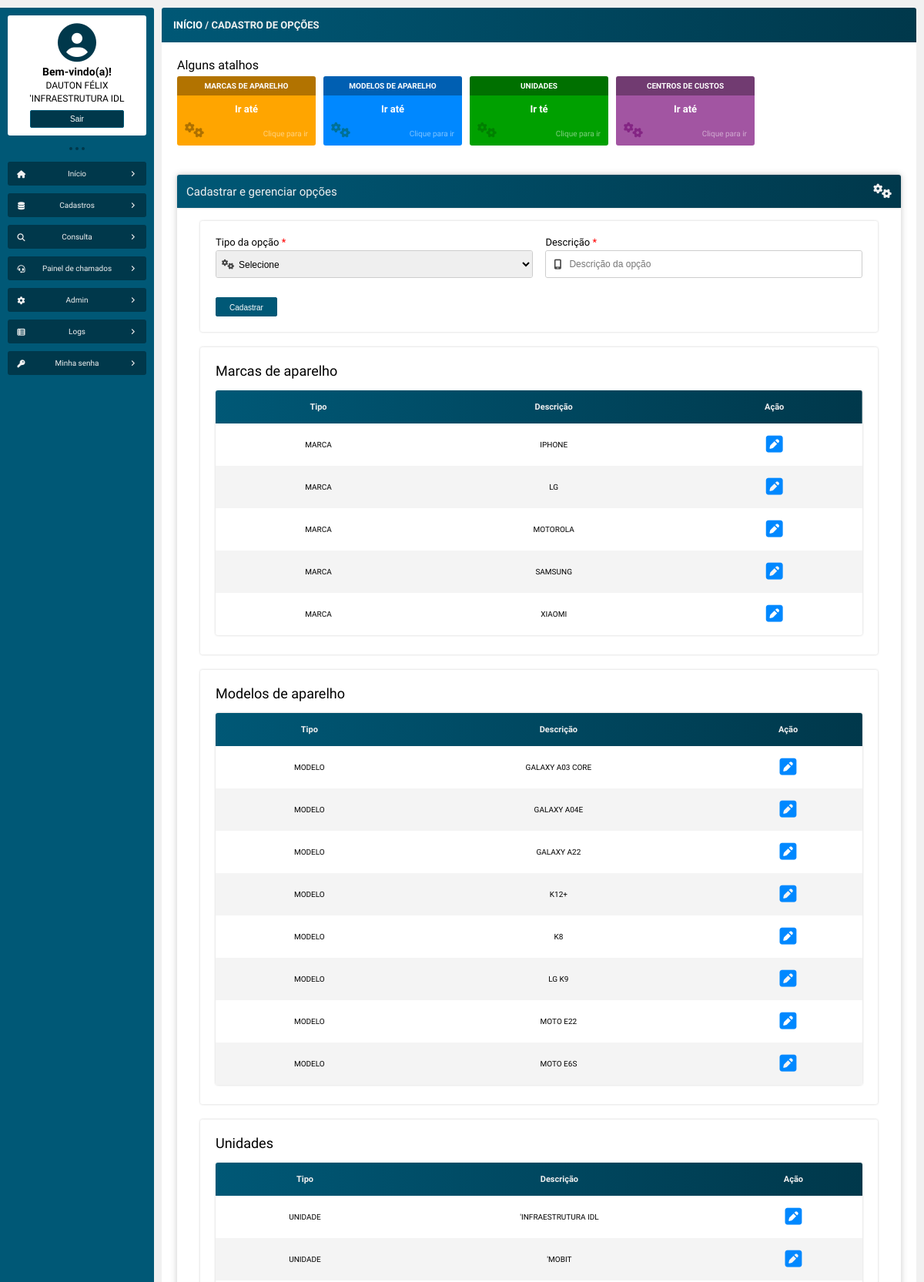
Page /cadastrar_opcoes.php (signed in, upper part) on the committed database.
### tables this page shows
CREATE TABLE `tb_cadastros_opcoes` (
  `id` int NOT NULL AUTO_INCREMENT,
  `tipo` varchar(100) DEFAULT NULL,
  `descricao` varchar(256) DEFAULT NULL,
  PRIMARY KEY (`id`)
);

### src/model/Opcoes.php (called while the page is built, shortened)
<?php
class Opcoes
{
    private PDO $pdo;
    public function __construct(PDO $pdo)
    {
        $this->pdo = $pdo;
    }
    public function listaOpcoes(string $tipo) : array
    {
        $sql = "SELECT * FROM tb_cadastros_opcoes WHERE tipo = ? ORDER BY descricao";
        $stmt = $this->pdo->prepare($sql);
        $stmt->bindValue(1, $tipo, PDO::PARAM_STR);
        $stmt->execute();
        $resultado = $stmt->fetchAll(PDO::FETCH_ASSOC);
        return $resultado;
    }
}

### cadastrar_opcoes.php (the view, shortened to what this page needs)
<?php
require_once "src/config/conexao_bd.php";
$marca = new Opcoes($pdo);
$listaMarcas = $marca->listaOpcoes('MARCA');
$modelo = new Opcoes($pdo);
$listaModelos = $modelo->listaOpcoes('MODELO');
$unidade = new Opcoes($pdo);
$listaUnidade = $unidade->listaOpcoes('UNIDADE');
?>
<!DOCTYPE html>
<html>
<head>
    <?php
    require_once "src/views/layout/head.php";
    ?>
</head>
<body>
    <main class="corpo">
        <?php
        require_once "src/views/layout/menu_lateral.php";
        ?>
        <section class="principal">
            <article class="conteudo">
                <header class="conteudo-cabecalho">
                    <h3><a href="inicio.php">INÍCIO</a> / CADASTRO DE OPÇÕES</h3>
                </header>
                <section class="conteudo-center">
                    <div class="conteudo-center-box-01">
                        <h1>Alguns atalhos</h1>
                        <a href="#marcas">
                            <div>
                                <div id="box-infos-amarela">
                                    <span>
                                        <h4>MARCAS DE APARELHO</h4>
                                    </span>
                                    <h3>Ir até</h3>
                                    <i class="fa-solid fa-gears"></i>
                                    <p class="texto-filtro">Clique para ir</p>
                                </div>
                            </div>
                        </a>
                        <a href="#modelos">
                            <div>
                                <div id="box-infos-azul">
                                    <span>
                                        <h4>MODELOS DE APARELHO</h4>
                                    </span>
                                    <h3>Ir até</h3>
                                    <i class="fa-solid fa-gears"></i>
                                    <p class="texto-filtro">Clique para ir</p>
                                </div>
                            </div>
                        </a>
                        <a href="#unidades">
                            <div>
                                <div id="box-infos-verde">
                                    <span>
                                        <h4>UNIDADES</h4>
                                    </span>
                                    <h3>Ir té</h3>
                                    <i class="fa-solid fa-gears"></i>
                                    <p class="texto-filtro">Clique para ir</p>
                                </div>
                            </div>
                        </a>
                        <a href="#centros_de_custos">
                            <div>
                                <div id="box-infos-roxa">
                                    <span>
                                        <h4>CENTROS DE CUSTOS</h4>
                                    </span>
                                    <h3>Ir até</h3>
                                    <i class="fa-solid fa-gears"></i>
                                    <p class="texto-filtro">Clique para ir</p>
                                </div>
                            </div>
                        </a>
                    </div>
                    <form method="post" action="">
                        <header id="form-cabecalho">
                            <h1>Cadastrar e gerenciar opções</h1>
                            <i class="fa-solid fa-gears"></i>
                        </header>
                        <section style="display: flex;">
                            <label for="tipo">Tipo da opção<span style="color: red;"> *</span>
                                <div>
                                    <i class="fa-solid fa-gears"></i>
                                    <select id="tipo" name="tipo">
                                        <option value="">Selecione</option>
                                    </select>
                                </div>
                            </label>
                            <label for="descricao">Descrição<span style="color: red;"> *</span>
                                <div>
                                    <i class="fa-solid fa-mobile-screen"></i>
                                    <input type="text" id="descricao" id="descricao" name="descricao" placeholder="Descrição da opção">
                                </div>
                            </label>
                            <div>
                                <button type="submit">Cadastrar</button>
                            </div>
                        </section>
                        <section style="display: flex;" id="marcas">
                            <h2>Marcas de aparelho</h2>
                            <table>
                                <thead>
                                    <tr>
                                        <td>Tipo</td>
                                        <td>Descrição</td>
                                        <td>Ação</td>
                                    </tr>
                                </thead>
                                <tbody>
                                    <?php foreach ($listaMarcas as $marca) : ?>
                                        <tr>
                                            <td><?= htmlentities($marca['tipo']) ?></td>
                                            <td><?= htmlentities($marca['descricao']) ?></td>
                                            <td id="status">
                                                <a href="editar_opcao.php?id=<?= $marca['id'] ?>"><i class="fa-solid fa-square-pen"></i></a>
                                            </td>
                                        </tr>
                                    <?php endforeach ?>
                                </tbody>
                            </table>
                        </section>
                        <section style="display: flex;" id="modelos">
                            <h2 >Modelos de aparelho</h2>
                            <table>
                                <thead>
                                    <tr>
                                        <td>Tipo</td>
                                        <td>Descrição</td>
                                        <td>Ação</td>
                                    </tr>
                                </thead>
                                <tbody>
                                    <?php foreach ($listaModelos as $modelo) : ?>
                                        <tr>
                                            <td><?= htmlentities($modelo['tipo']) ?></td>
                                            <td><?= htmlentities($modelo['descricao']) ?></td>
                                            <td id="status">
                                                <a href="editar_opcao.php?id=<?= $modelo['id'] ?>"><i class="fa-solid fa-square-pen"></i></a>
                                            </td>
                                        </tr>
                                    <?php endforeach ?>
                                </tbody>
                            </table>
                        </section>
                        <section style="display: flex;" id="unidades">
                            <h2>Unidades</h2>
                            <table>
                                <thead>
                                    <tr>
                                        <td>Tipo</td>
                                        <td>Descrição</td>
                                        <td>Ação</td>
                                    </tr>
                                </thead>
                                <tbody>
                                    <?php foreach ($listaUnidade as $unidade) : ?>
                                        <tr>
                                            <td><?= htmlentities($unidade['tipo']) ?></td>
                                            <td><?= htmlentities($unidade['descricao']) ?></td>
                                            <td id="status">
                                                <a href="editar_opcao.php?id=<?= $unidade['id'] ?>"><i class="fa-solid fa-square-pen"></i></a>
                                            </td>
                                        </tr>
                                    <?php endforeach ?>
                                </tbody>
                            </table>
                        </section>
                    </form>
                </section>
            </article>
        </section>
    </main>
</body>
</html>

### css/style.css (style rules this page uses)
:root { --primary-color: #0088ff; --secundary-color: #005876; --terciary-color: #00384b; --white-color: #f1f1f1; --primary-shadow: 0 0 .5em #808080 }
* { padding: 0; margin: 0; box-sizing: border-box; }
a { text-decoration: none; }
body { font-family: 'Playpen Sans', cursive; font-family: 'Ubuntu', sans-serif; background: var(--white-color); }
.corpo { width: 100%; height: 100%; padding: 10px 10px 10px 0; position: absolute; display: flex; }
.principal { width: 100%; height: 100%; display: flex; flex-direction: column; }
.conteudo { width: 100%; height: 100%; position: relative; display: flex; flex-direction: column; align-items: center; overflow: hidden; background: #ffffff; border-radius: 3px; }
.conteudo-cabecalho { width: 100%; margin-bottom: 10px; padding: 15px; display: flex; justify-content: space-between; align-items: center; background: linear-gradient(to right, var(--secundary-color), var(--terciary-color)); color: var(--white-color); }
.conteudo-cabecalho h3 { font-size: 13px; font-weight: bold; }
.conteudo-center { width: 100%; height: 100%; padding: 10px 20px 20px 20px; display: flex; align-content: baseline; align-items: center; flex-direction: column; overflow: scroll; }
.conteudo-center h1 { width: 100%; font-size: 16px; font-weight: 100; }
.conteudo-center-box-01, .conteudo-center-box-02 { width: 100%; height: fit-content; display: flex; justify-content: left; flex-direction: column; }
.conteudo-center-box-01 { margin-bottom: 20px; flex-direction: row; flex-wrap: wrap; align-items: center; }
.conteudo-center-box-01 div { margin: 5px 5px 5px 0; }
.conteudo-center-box-01 div div { width: 180px; height: 90px !important; padding: 0; position: relative; display: flex; flex-direction: column; align-items: center; border-radius: 3px; overflow: hidden; cursor: pointer; }
.conteudo-center-box-01 div div span { width: 100%; padding: 7px; text-align: center; font-size: 10px; background: #0000004d; }
.conteudo-center-box-01 div div h3 { width: 100%; margin-top: 10px; padding: 0 10px; font-size: 13px; text-align: center; }
.conteudo-center-box-01 div div i { position: absolute; bottom: 10px; left: 10px; font-size: 20px; }
.texto-filtro { width: fit-content !important; position: absolute; bottom: 10px; right: 10px; text-align: right; filter: opacity(50%); }
#box-infos-roxa { background: #a255a2; transition: .2s background; }
#box-infos-roxa i { color: #842584; transition: .2s; }
#box-infos-verde { background: #00a000; transition: .2s background; }
#box-infos-verde i { color: #008000; transition: .2s; }
#box-infos-azul { background: #0088ff; transition: background .2s; }
#box-infos-azul i { color: #007197; transition: .2s; }
#box-infos-amarela { background: #ffa500; transition: background .2s; }
#box-infos-amarela i { color: #ae7100; transition: .2s; }
.conteudo-center p { width: 100%; font-size: 10px; text-align: center; }

### css/table.css (style rules this page uses)
table { width: 100%; margin: 5px auto; font-size: 10px; background: #ffffff; box-shadow: 0 0 .3em #cdcdcd; border-radius: 3px; border-collapse: collapse; text-align: center; overflow: auto; }
table tr td { padding: 15px; }
table thead { position: sticky; top: -10px; color: var(--white-color); font-weight: bold; background: linear-gradient(to right, var(--secundary-color), var(--terciary-color)); z-index: 1; }
table thead td:first-child { border-radius: 3px 0 0 0; }
table thead td:last-child { border-radius: 0 3px 0 0; }
table thead td { font-size: 11px; }
tbody tr:nth-child(even) { background: #f4f4f4; }
table a { color: #000; }
table i { color: var(--primary-color); font-size: 25px; }

### css/botoes.css (style rules this page uses)
button { width: fit-content; min-width: 80px; padding: 5px 15px; border-radius: 2px; border: none; background: var(--secundary-color); border: 1px solid var(--secundary-color); color: #fff; font-size: 10px; cursor: pointer; }
form button { padding: 7px 15px 5px 15px; }

### rows in the picture
tb_cadastros_opcoes: tipo "MARCA", descricao "IPHONE"
tb_cadastros_opcoes: tipo "MARCA", descricao "LG"
tb_cadastros_opcoes: tipo "MARCA", descricao "MOTOROLA"
tb_cadastros_opcoes: tipo "MARCA", descricao "SAMSUNG"
tb_cadastros_opcoes: tipo "MARCA", descricao "XIAOMI"
tb_cadastros_opcoes: tipo "MODELO", descricao "GALAXY A03 CORE"
tb_cadastros_opcoes: tipo "MODELO", descricao "GALAXY A04E"
tb_cadastros_opcoes: tipo "MODELO", descricao "GALAXY A22"
tb_cadastros_opcoes: tipo "MODELO", descricao "K12+"
tb_cadastros_opcoes: tipo "MODELO", descricao "K8"
tb_cadastros_opcoes: tipo "MODELO", descricao "LG K9"
tb_cadastros_opcoes: tipo "MODELO", descricao "MOTO E22"
tb_cadastros_opcoes: tipo "MODELO", descricao "MOTO E6S"
tb_cadastros_opcoes: tipo "UNIDADE", descricao "'INFRAESTRUTURA IDL"
tb_cadastros_opcoes: tipo "UNIDADE", descricao "'MOBIT"

### other values in the picture
$_SESSION['nome'] "DAUTON FÉLIX"
$_SESSION['unidade'] "'INFRAESTRUTURA IDL"
